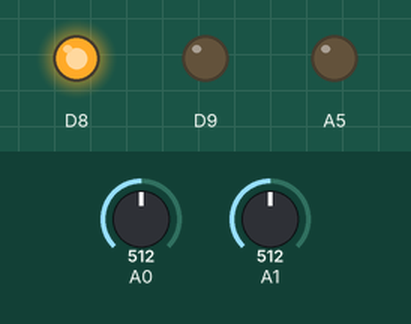
Recording of a sketch running on a simulated Arduino Uno R4 Minima. Parts: output pins drawn as LEDs (lit = HIGH). Inputs (shaded band) come from the test bench; at power-on: A0 = 512, A1 = 512 (analog values on the 0–1023 scale). What the sketch prints to the serial monitor is not drawn.

Above: at 2.5 s.
2.6 s: A0 set to 396
4.1 s: A0 set to 378
At 5.3 s:
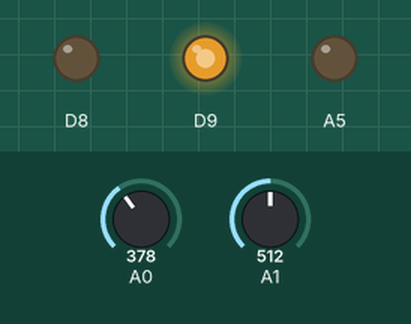
5.6 s: A1 set to 306
At 6.05 s:
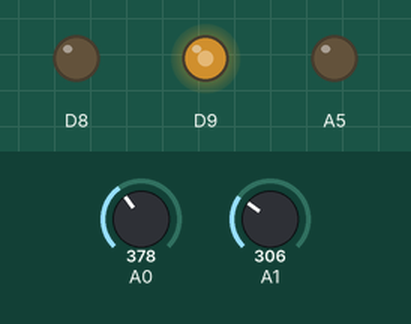
8.6 s: A1 set to 122
11.6 s: A0 set to 122
At 12.9 s:
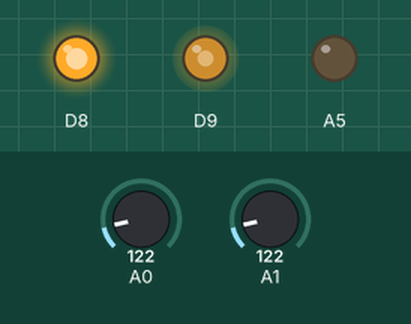
13.2 s: A1 set to 511
At 15.2 s:
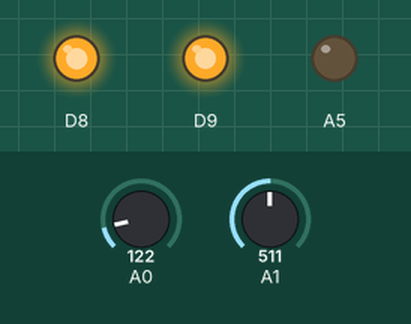
Timing chart, 0 to 17.2 s (numbered marks = the images above; inputs shaded):
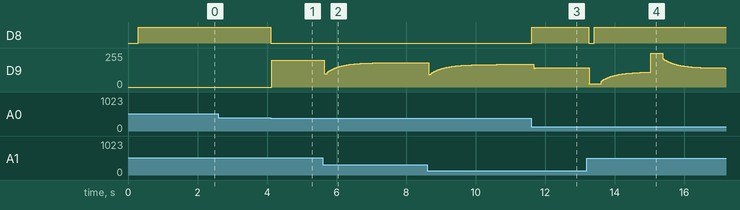

The sketch:

Codelab3.ino
```cpp
#include <Arduino.h>
#include "geeWhiz.h"

double previousError = 0.0;
double previousControlVoltage = 0.0;
double previousBallError = 0.0; // *
double previousThetaRef = 0.0; // *
int count = 0;
const double TEST_ANGLE = -0.7; // Part F: test

void setup() {
  analogReadResolution(14);
  pinMode(A5, OUTPUT);
  Serial.begin(115200);
  delay(300);
  geeWhizBegin();
  setMotorVoltage(0.0f);
  delay(1000);
  Serial.println("geeWhiz Started");
  set_control_interval_ms(5);
}

void loop() {}

void interval_control_code(void) {
  int motor = analogRead(A0);
  int ball = analogRead(A1);
  double theta = -0.000362771 * motor + 1.398480;
  // double ballPosition = 0.0000249191088158444 * (ball - 15);
  double ballPosition = 0.0000248138957816377 * ball + 0.00148883374689826;
  double beamAngle = 0.0609 * theta;

  // double theta_ref = ((millis() / 1000UL) % 2 == 0) ? -0.7 : 0.7;
  // double theta_ref = 0.0;
  // double theta_ref = TEST_ANGLE; // *
  double ball_ref = ((millis() / 15000UL) % 2 == 0) ? 0.10 : 0.25; // *
  double ballError = ball_ref - ballPosition; // *
  double theta_ref = 0.987577639751553 * previousThetaRef // *
                   - 6.962608695652174 * ballError // *
                   + 6.950434782608695 * previousBallError; // *
  previousBallError = ballError; // *
  previousThetaRef = theta_ref; // *
  double theta_ref_sat = constrain(theta_ref, -0.7, 0.7);
  double error = theta_ref_sat - theta;
  double controlVoltage = 0.692327639311257 * previousControlVoltage
                        + 0.032635065920414 * error
                        - 1.462208491947337 * previousError;
  previousError = error;
  previousControlVoltage = controlVoltage;
  double motorVoltage = controlVoltage;
  // if (controlVoltage > 0.0) motorVoltage += 0.34;
  // else if (controlVoltage < 0.0) motorVoltage -= 0.37;
  if (controlVoltage > 0.0) motorVoltage -= 0.07;
  else if (controlVoltage < 0.0) motorVoltage -= 0.522;

  // const double DIR = -1.0;
  // double motorVoltage = DIR * 0.002 * (count / 100);
  // count++;

  // if (motorVoltage > 2.0 || motorVoltage < -2.0) motorVoltage = 0.0;

  if (theta > 0.8 || theta < -0.8) motorVoltage = 0.0; // *

  setMotorVoltage(motorVoltage);

  Serial.print(millis());
  Serial.print(",");
  Serial.print(theta_ref, 4);
  Serial.print(",");
  Serial.print(theta_ref_sat, 4);
  Serial.print(",");
  Serial.print(theta, 4);
  Serial.print(",");
  Serial.print(controlVoltage);
  Serial.print(",");
  // Serial.println(motorVoltage, 3);
  Serial.print(motorVoltage, 3);
  Serial.print(",");
  // Serial.println(ball);
  Serial.print(ball);
  Serial.print(",");
  Serial.print(ballPosition, 6);
  Serial.print(",");
  // Serial.println(beamAngle, 6); // *
  Serial.print(beamAngle, 6); // *
  Serial.print(","); // *
  Serial.println(ball_ref, 4); // *
  digitalWrite(A5, LOW);
}
```

Measured:
- the behaviour switches between 379 and 378 on A0 (found by bisection; images 0 and 1)
- after the input at 4.1 s, D8: HIGH → LOW at once; D9: 0/255 → 199/255 at once
- after the input at 11.6 s, D8: LOW → HIGH at once; D9: 169/255 → 143/255 after 0.07 s
- after the input at 13.2 s, D8: HIGH → LOW after 0.05 s, → HIGH 0.16 s later
